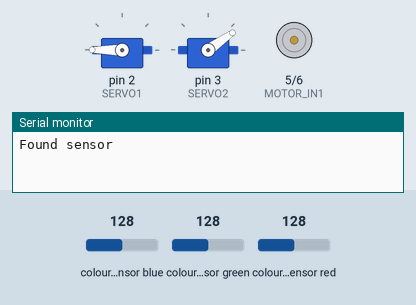
The program below on a simulated Arduino Nano, built with avr-gcc and run on an emulated ATmega328P. Parts: 2 × servo, motor-driver pin pairs drawn as motors (green arrow = first pin HIGH = forward, orange = second pin HIGH = backward, longer = more drive), the last lines printed to the serial monitor. The test bench sets the inputs (shaded band); at power-on: colour sensor blue 128, colour sensor green 128, colour sensor red 128.

Above: at 0.05 s.
At 0.95 s:
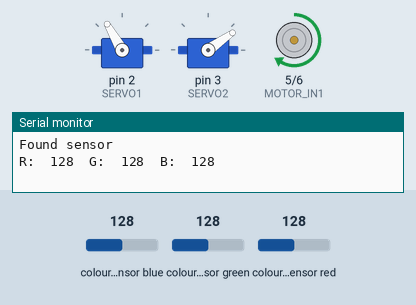
At 1.3 s:
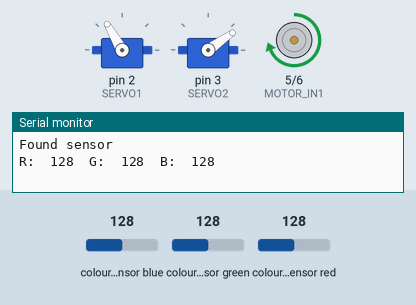
At 1.55 s:
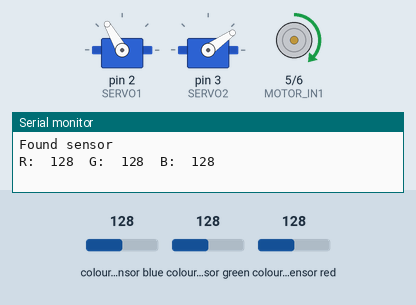
At 1.85 s:
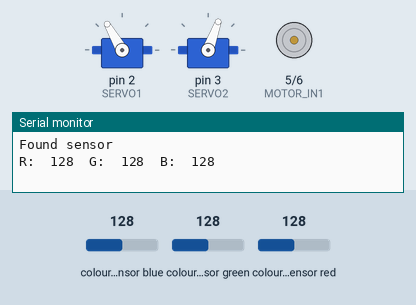
At 3.7 s:
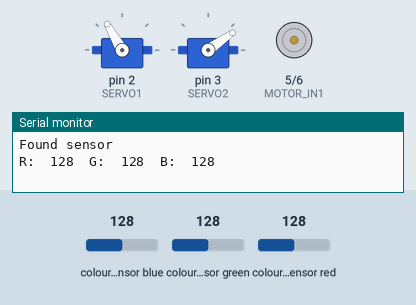
Timing chart, 0 to 8.6 s (numbered marks = the images above):
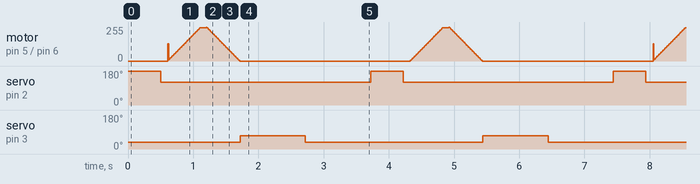

The program:

main.cpp
```cpp
#include <Arduino.h>
#include <Servo.h>
#include "Adafruit_TCS34725.h"

#define SERVO1 2
#define SERVO2 3
#define MOTOR_IN1 5
#define MOTOR_IN2 6
#define RGBLED 8

Adafruit_TCS34725 tcs = Adafruit_TCS34725(TCS34725_INTEGRATIONTIME_24MS, TCS34725_GAIN_4X);

Servo servo1;
Servo servo2;

void setup() {
        Serial.begin(9600);

        if (tcs.begin()) {
                Serial.println("Found sensor");
        } else {
                Serial.println("No TCS34725 found ... check your connections");
                while (1); // halt!
        }

        servo1.attach(SERVO1);
        servo2.attach(SERVO2);
        pinMode( MOTOR_IN1, OUTPUT);
        pinMode( MOTOR_IN2, OUTPUT);

}

void loop() {
        float red, green, blue;
        int count = 0;

        //Home spoon
        servo2.write(35);        // tell servo to go to position in variable 'pos'

        //Dispense Lucky Charms TM
        //Regular Servo
        servo1.write(180);        // tell servo to go to position in variable 'pos'
        delay(500);
        servo1.write(120);        // tell servo to go to position in variable 'pos'
        //Continous Servo
        // servo1.write(0);
        // delay(50);
        // servo1.write(100);

        //Read RGB color
        tcs.setInterrupt(false); // turn on LED
        analogWrite(MOTOR_IN1, LOW); //NEW
        delay(50); // takes 50ms to read
        tcs.getRGB(&red, &green, &blue);
        tcs.setInterrupt(true); // turn off LED
        analogWrite(MOTOR_IN1, 128);

        while (((red>=100&&red<=120)&&(green>=68&&green<=88)&&(blue>=55&&blue<=75)) || ((red>=88&&red<=108)&&(green>=74&&green<=94)&&(blue>=53&&blue<=73))) // || !m3 || !m4 || !m5 || !m6 || !m7 || !m8 )
        {
                //After 10 RGB reads, dispense then reset counter
                if (count == 10)
                {
                        //Dispense Lucky Charms TM
                        //Regular servo
                         servo1.write(180);              // tell servo to go to position in variable 'pos'
                         delay(500);
                         servo1.write(120);              // tell servo to go to position in variable 'pos'
                        //Continous Servo
                        //servo1.write(0);
                        //delay(50);
                        //servo1.write(100);
                        count = 0;
                }
                else
                {
                        count++;
                }

                //Read RGB color
                tcs.setInterrupt(false); // turn on LED
                analogWrite(MOTOR_IN1, LOW);
                delay(50);
                tcs.getRGB(&red, &green, &blue);
                tcs.setInterrupt(true); // turn off LED
                analogWrite(MOTOR_IN1, 128);

        }

        //Color that broke the loop
        Serial.print("R:\t"); Serial.print(int(red));
        Serial.print("\tG:\t"); Serial.print(int(green));
        Serial.print("\tB:\t"); Serial.print(int(blue));
        Serial.print("\n");

        //Move the marshmellow to the yeeter
        // ramp up forward
        digitalWrite(MOTOR_IN1, LOW);
        for (int i=0; i<255; i+=5) {
                analogWrite(MOTOR_IN1, i);
                delay(10);
        }
        // forward full speed for one second
        delay(88);
        // ramp down forward
        for (int i=255; i>=0; i-=5) {
                analogWrite(MOTOR_IN1, i);
                delay(10);
        }

        //Yeet that marshmellow
        servo2.write(70);        // tell servo to go to position in variable 'pos'
        delay(1000);
        servo2.write(35);        // tell servo to go to position in variable 'pos'
        delay(1000);

}
```

Measured:
- by itself, servo on pin 2 (SERVO1): alternates 180° for 0.50 s and 120° for 3.2 s
- by itself, servo on pin 3 (SERVO2): alternates 70° for 1.0 s and 35° for 2.7 s
